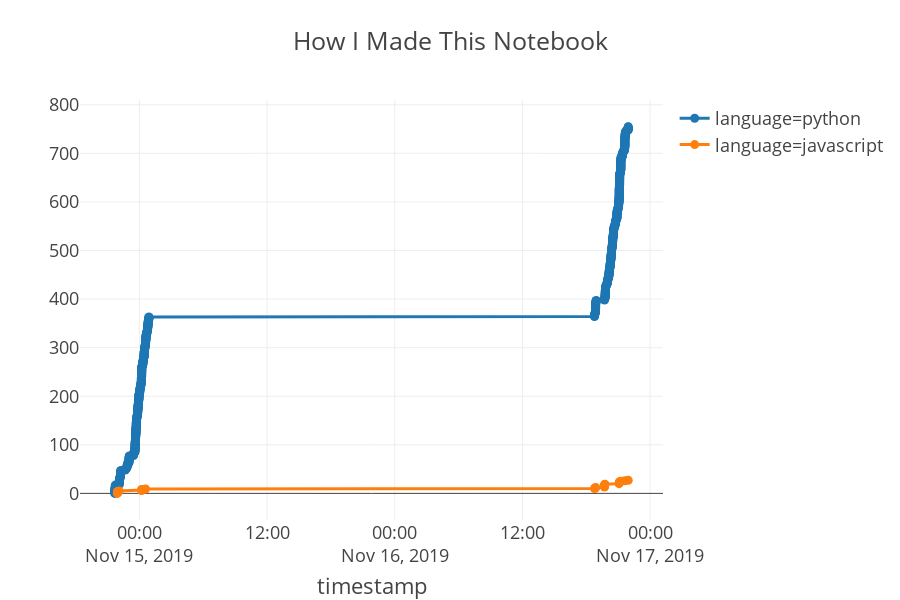

Notebook cell for this chart:
### Code cell
clear_output()
log_fig(get_logs())

### Figure 1 — Plotly figure (JSON) as saved in the notebook; plotly's stock layout.template omitted (floating-point values rounded to 4 significant figures; data arrays with more than 128 entries replaced by an {"elided": "..."} marker saying what was removed)
{"data": [{"hoverlabel": {"namelength": 0}, "hovertemplate": "<b>%{hovertext}</b><br><br>language=python<br>timestamp=%{x}", "hovertext": {"elided": "756 str values"}, "legendgroup": "language=python", "line": {"color": "#1F77B4", "dash": "solid"}, "mode": "markers+lines", "name": "language=python", "showlegend": true, "type": "scatter", "x": {"elided": "756 str values"}, "xaxis": "x", "yaxis": "y"}, {"hoverlabel": {"namelength": 0}, "hovertemplate": "<b>%{hovertext}</b><br><br>language=javascript<br>timestamp=%{x}", "hovertext": ["%%javascript\nJupyter.events.on('execute.CodeCell', function(evt, data) {\n    console.log(data.cell);\n});", "%%javascript\nJupyter.notebook.events.on('execute.CodeCell', function(evt, data) {\n    console.log(data.cell);\n});", "%%javascript\nJupyter.notebook.events.on('execute.CodeCell', function(evt, data) {\n    console.log(data.cell);\n});", "%%javascript\nJupyter.notebook.events.on('execute.CodeCell', function(evt, data) {\n    console.log(data.cell);\n});", "%%javascript\nJupyter.notebook.events.on('execute.CodeCell', function(evt, data) {\n    console.log(data.cell.input);\n});", "%%javascript\nJupyter.notebook.events.on('execute.CodeCell', function(evt, data) {\n    console.log(data.cell.input[0].innerText);\n});", "import plotly.express as px\nfrom IPython.display import clear_output\nlogs.loc[logs[\"input\"].str.contains(\"%%javascript\"),\"language\"]=\"javascript\"\nlogs.loc[~logs[\"input\"].str.contains(\"javascript\"),\"language\"]=\"python\"\nlogs.groupby(\"language\").count()", "import plotly.express as px\nfrom IPython.display import clear_output\nlogs.loc[logs[\"input\"].str.contains(\"%%javascript\"),\"language\"]=\"javascript\"\nlogs.loc[~logs[\"input\"].str.contains(\"javascript\"),\"language\"]=\"python\"\nlogs.groupby(\"language\").count()", "import plotly.express as px\nfrom IPython.display import clear_output\nlogs.loc[logs[\"input\"].str.contains(\"%%javascript\"),\"language\"]=\"javascript\"\nlogs.loc[~logs[\"input\"].str.contains(\"%%javascript\"),\"language\"]=\"python\"\nlogs.groupby(\"language\").count()", "def get_logs():\n    logs = pd.read_csv(\"log_mania.csv\", names=[\"input\",\"user\",\"timestamp\"], parse_dates=[\"timestamp\"])\n    logs.loc[logs[\"input\"].str.contains(\"%%javascript\"),\"language\"]=\"javascript\"\n    logs.loc[~logs[\"input\"].str.contains(\"%%javascript\"),\"language\"]=\"python\"\n    return logs\nlogs = get_logs()\nlogs.tail()", "def get_logs():\n    logs = pd.read_csv(\"log_mania.csv\", names=[\"input\",\"user\",\"timestamp\"], parse_dates=[\"timestamp\"])\n    logs.loc[logs[\"input\"].str.contains(\"%%javascript\"),\"language\"]=\"javascript\"\n    logs.loc[~logs[\"input\"].str.contains(\"%%javascript\"),\"language\"]=\"python\"\n    return logs\nlogs = get_logs()\nlogs.tail()", "%%javascript\nJupyter.notebook.events.on('execute.CodeCell', function(evt, data) {\n    console.log(data.cell.input[0].innerText);\n});", "def get_logs():\n    logs = pd.read_csv(\"log_mania.csv\", names=[\"input\",\"user\",\"timestamp\"], parse_dates=[\"timestamp\"])\n    logs.loc[logs[\"input\"].str.contains(\"%%javascript\"),\"language\"]=\"javascript\"\n    logs.loc[~logs[\"input\"].str.contains(\"%%javascript\"),\"language\"]=\"python\"\n    return logs\nlogs = get_logs()\nlogs.tail()", "%%javascript\nJupyter.notebook.events.on('execute.CodeCell', function(evt, data) {\n    console.log(data.cell.input[0].innerText);\n});", "%%javascript\nJupyter.notebook.events.on('execute.CodeCell', function(evt, data) {\n    console.log(data.cell.input[0].innerText);\n});", "%%javascript\nJupyter.notebook.events.on('execute.CodeCell', function(evt, data) {\n    console.log(data.cell.input[0].innerText);\n});", "%%javascript\nJupyter.notebook.events.on('execute.CodeCell', function(evt, data) {\n    console.log(data.cell.input[0].innerText);\n});", "%%javascript\nJupyter.notebook.events.on('execute.CodeCell', function(evt, data) {\n    console.log(data.cell.input[0].innerText);\n});", "def get_logs():\n    logs = pd.read_csv(\"log_mania.csv\", names=[\"input\",\"user\",\"timestamp\"], parse_dates=[\"timestamp\"])\n    logs.loc[logs[\"input\"].str.contains(\"%%javascript\"),\"language\"]=\"javascript\"\n    logs.loc[~logs[\"input\"].str.contains(\"%%javascript\"),\"language\"]=\"python\"\n    return logs\nlogs = get_logs()\nlogs.tail()", "def get_logs():\n    logs = pd.read_csv(\"log_mania.csv\", names=[\"input\",\"user\",\"timestamp\"], parse_dates=[\"timestamp\"])\n    logs.loc[logs[\"input\"].str.contains(\"%%javascript\"),\"language\"]=\"javascript\"\n    logs.loc[~logs[\"input\"].str.contains(\"%%javascript\"),\"language\"]=\"python\"\n    return logs\nlogs = get_logs()\nlogs.tail()", "def get_logs():\n    logs = pd.read_csv(\"log_mania.csv\", names=[\"input\",\"user\",\"timestamp\"], parse_dates=[\"timestamp\"])\n    logs.loc[logs[\"input\"].str.contains(\"%%javascript\"),\"language\"]=\"javascript\"\n    logs.loc[~logs[\"input\"].str.contains(\"%%javascript\"),\"language\"]=\"python\"\n    return logs\nlogs = get_logs()\nlogs.tail()", "def get_logs():\n    logs = pd.read_csv(\"log_mania.csv\", names=[\"input\",\"user\",\"timestamp\"], parse_dates=[\"timestamp\"])\n    logs.loc[logs[\"input\"].str.contains(\"%%javascript\"),\"language\"]=\"javascript\"\n    logs.loc[~logs[\"input\"].str.contains(\"%%javascript\"),\"language\"]=\"python\"\n    return logs\nlogs = get_logs()\nlogs.tail()", "def get_logs():\n    logs = pd.read_csv(\"log_mania.csv\", names=[\"input\",\"user\",\"timestamp\"], parse_dates=[\"timestamp\"])\n    logs.loc[logs[\"input\"].str.contains(\"%%javascript\"),\"language\"]=\"javascript\"\n    logs.loc[~logs[\"input\"].str.contains(\"%%javascript\"),\"language\"]=\"python\"\n    return logs\nlogs = get_logs()\nlogs.tail()", "def get_logs():\n    logs = pd.read_csv(\"log_mania.csv\", names=[\"input\",\"user\",\"timestamp\"], parse_dates=[\"timestamp\"])\n    logs.loc[logs[\"input\"].str.contains(\"%%javascript\"),\"language\"]=\"javascript\"\n    logs.loc[~logs[\"input\"].str.contains(\"%%javascript\"),\"language\"]=\"python\"\n    return logs\nlogs = get_logs()\nlogs.tail()", "def get_logs():\n    logs = pd.read_csv(\"log_mania.csv\", names=[\"input\",\"user\",\"timestamp\"], parse_dates=[\"timestamp\"])\n    logs.loc[logs[\"input\"].str.contains(\"%%javascript\"),\"language\"]=\"javascript\"\n    logs.loc[~logs[\"input\"].str.contains(\"%%javascript\"),\"language\"]=\"python\"\n    return logs\nlogs = get_logs()\nlogs.tail()", "def get_logs():\n    logs = pd.read_csv(\"log_mania.csv\", names=[\"input\",\"user\",\"timestamp\"], parse_dates=[\"timestamp\"])\n    logs.loc[logs[\"input\"].str.contains(\"%%javascript\"),\"language\"]=\"javascript\"\n    logs.loc[~logs[\"input\"].str.contains(\"%%javascript\"),\"language\"]=\"python\"\n    return logs\nlogs = get_logs()\nlogs.tail()", "def get_logs():\n    logs = pd.read_csv(\"log_mania.csv\", names=[\"input\",\"user\",\"timestamp\"], parse_dates=[\"timestamp\"])\n    logs.loc[logs[\"input\"].str.contains(\"%%javascript\"),\"language\"]=\"javascript\"\n    logs.loc[~logs[\"input\"].str.contains(\"%%javascript\"),\"language\"]=\"python\"\n    return logs\nlogs = get_logs()\nlogs.tail()", "def get_logs():\n    logs = pd.read_csv(\"log_mania.csv\", names=[\"input\",\"user\",\"timestamp\"], parse_dates=[\"timestamp\"])\n    logs.loc[logs[\"input\"].str.contains(\"%%javascript\"),\"language\"]=\"javascript\"\n    logs.loc[~logs[\"input\"].str.contains(\"%%javascript\"),\"language\"]=\"python\"\n    return logs\nlogs = get_logs()\nlogs.tail()"], "legendgroup": "language=javascript", "line": {"color": "#FF7F0E", "dash": "solid"}, "mode": "markers+lines", "name": "language=javascript", "showlegend": true, "type": "scatter", "x": ["2019-11-14T21:55:22", "2019-11-14T21:56:37", "2019-11-14T21:56:41", "2019-11-14T21:56:42", "2019-11-14T21:56:54", "2019-11-14T22:05:51", "2019-11-15T00:12:08", "2019-11-15T00:12:51", "2019-11-15T00:12:57", "2019-11-15T00:34:28", "2019-11-16T18:46:27", "2019-11-16T18:52:03", "2019-11-16T18:52:28", "2019-11-16T19:42:29", "2019-11-16T19:42:31", "2019-11-16T19:42:33", "2019-11-16T19:42:34", "2019-11-16T19:42:35", "2019-11-16T19:44:29", "2019-11-16T19:44:41", "2019-11-16T21:04:53", "2019-11-16T21:05:19", "2019-11-16T21:05:59", "2019-11-16T21:08:02", "2019-11-16T21:08:18", "2019-11-16T21:14:52", "2019-11-16T21:37:36", "2019-11-16T21:56:37"], "xaxis": "x", "yaxis": "y"}], "layout": {"height": 600, "legend": {"tracegroupgap": 0}, "title": {"text": "How I Made This Notebook"}, "xaxis": {"anchor": "y", "domain": [0, 1], "title": {"text": "timestamp"}}, "yaxis": {"anchor": "x", "domain": [0, 1]}}}
